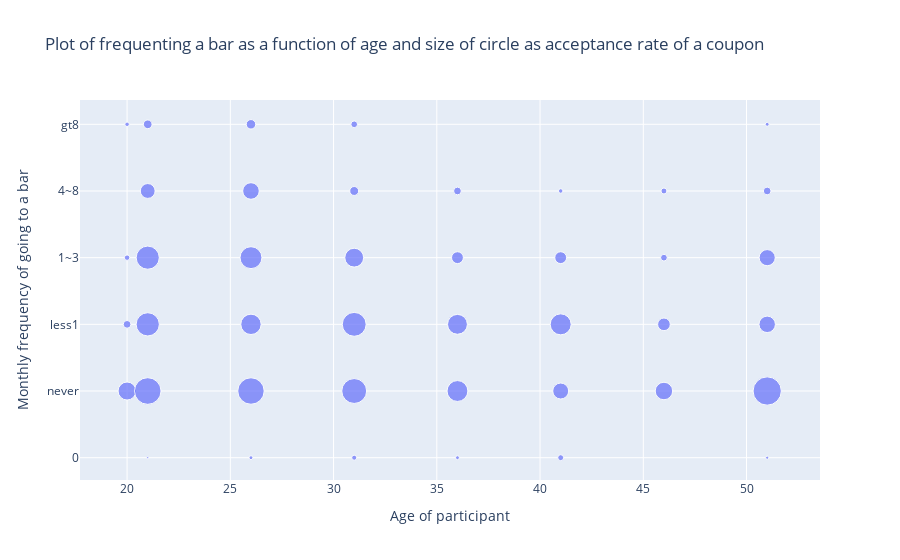

Source (notebook cell):
### Code cell
#scatter plot....
px.scatter(bar_age_grp[['Y']].reset_index(), x= 'age', y= 'level_1', size= 'Y',
           title= 'Plot of frequenting a bar as a function of age and size of circle as acceptance rate of a coupon', 
           labels={"level_1": "Monthly frequency of going to a bar","age": "Age of participant"})

### Figure 1 — Plotly figure (JSON) as saved in the notebook; plotly's stock layout.template omitted (floating-point values rounded to 4 significant figures)
{"data": [{"hovertemplate": "Age of participant=%{x}<br>Monthly frequency of going to a bar=%{y}<br>Y=%{marker.size}<extra></extra>", "legendgroup": "", "marker": {"color": "#636efa", "size": [0, 65, 12, 6, 0, 4, 1, 142, 108, 107, 44, 15, 3, 140, 83, 96, 55, 18, 5, 124, 114, 71, 16, 9, 3, 87, 79, 28, 12, 0, 7, 51, 88, 28, 4, 0, 0, 61, 32, 9, 7, 0, 2, 160, 54, 52, 12, 3], "sizemode": "area", "sizeref": 0.4, "symbol": "circle"}, "mode": "markers", "name": "", "orientation": "h", "showlegend": false, "type": "scatter", "x": [20, 20, 20, 20, 20, 20, 21, 21, 21, 21, 21, 21, 26, 26, 26, 26, 26, 26, 31, 31, 31, 31, 31, 31, 36, 36, 36, 36, 36, 36, 41, 41, 41, 41, 41, 41, 46, 46, 46, 46, 46, 46, 51, 51, 51, 51, 51, 51], "xaxis": "x", "y": [0, "never", "less1", "1~3", "4~8", "gt8", 0, "never", "less1", "1~3", "4~8", "gt8", 0, "never", "less1", "1~3", "4~8", "gt8", 0, "never", "less1", "1~3", "4~8", "gt8", 0, "never", "less1", "1~3", "4~8", "gt8", 0, "never", "less1", "1~3", "4~8", "gt8", 0, "never", "less1", "1~3", "4~8", "gt8", 0, "never", "less1", "1~3", "4~8", "gt8"], "yaxis": "y"}], "layout": {"legend": {"itemsizing": "constant", "tracegroupgap": 0}, "title": {"text": "Plot of frequenting a bar as a function of age and size of circle as acceptance rate of a coupon"}, "xaxis": {"anchor": "y", "domain": [0, 1], "title": {"text": "Age of participant"}}, "yaxis": {"anchor": "x", "domain": [0, 1], "title": {"text": "Monthly frequency of going to a bar"}}}}
